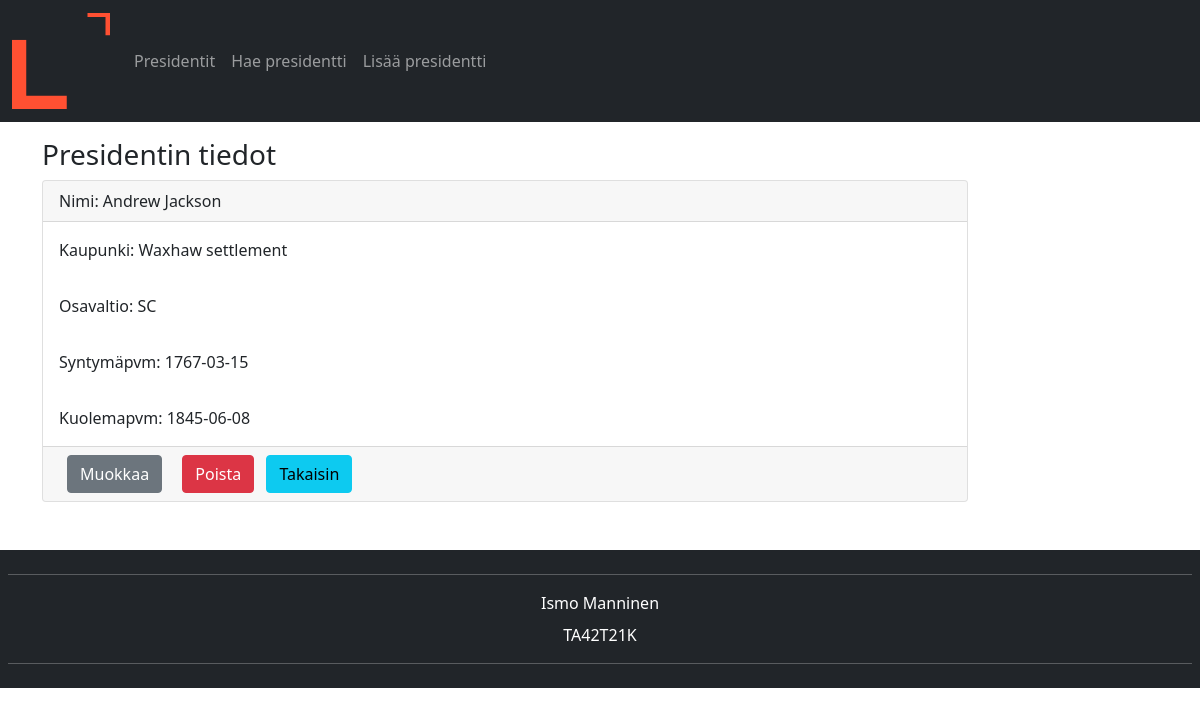
The app's page /index.php?page=data&first_name=Andrew with its own data.
### tables this page shows
CREATE TABLE `presidentti` (
  `presidentID` int(11) NOT NULL,
  `last_name` varchar(55) NOT NULL,
  `first_name` varchar(35) NOT NULL,
  `suffix` varchar(5) DEFAULT NULL,
  `city` varchar(20) NOT NULL,
  `state` varchar(2) NOT NULL,
  `birth` date NOT NULL,
  `death` date DEFAULT NULL
);

### includes/dbManagement.php (called while the page is built, shortened)
<?php
require 'dbConnect.php';
isset($_GET['page']) ? $page = $_GET['page'] : $page = '';
isset($_GET['first_name']) ? $firstName = $_GET['first_name'] : $firstName='';
isset($_GET['last_name']) ? $lastName = $_GET['last_name'] : $lastName='';
if ($page == 'all_presidents') {
  $sql = 'SELECT first_name, last_name, birth FROM presidentti ORDER BY first_name, last_name';
  $result = $conn->query($sql);
  $rowCount = mysqli_num_rows($result);
} else if ($page == 'data' || $page == 'change' || $page == 'delete') {
  $sql = "SELECT *
          FROM presidentti
          WHERE first_name = '$firstName'
          OR last_name = '$lastName'";
  $result = $conn->query($sql);
  if($result->num_rows > 0)
    $row = $result->fetch_assoc();
} else if (isset($_POST['laheta'])) {
  $firstName = $conn->real_escape_string($_POST['etunimi']);
  $lastName = $conn->real_escape_string($_POST['sukunimi']);
  $suffix = $conn->real_escape_string($_POST['paate']);
  $city = $conn->real_escape_string($_POST['kaupunki']);
  $state = $conn->real_escape_string($_POST['osavaltio']);
  $birth = $conn->real_escape_string($_POST['syntymapvm']);
  $death = $conn->real_escape_string($_POST['kuolemapvm']);
  $suffix = empty($suffix) ? "NULL" : "'$suffix'";
  $death = empty($death) ? "NULL" : "'$death'";
  $sql = "SELECT first_name, last_name
        FROM presidentti
        WHERE first_name = '$firstName'
        AND last_name = '$lastName'";
  $result = $conn->query($sql);
  $rowCount = mysqli_num_rows($result);
  if ($rowCount > 0) {
      header('location: ../index.php?page=add_president&error=president_already_exists');
  } else {
      $sql = "INSERT INTO presidentti(last_name, first_name, suffix, city, state, birth, death)
        VALUES ('$lastName','$firstName',$suffix,'$city','$state','$birth',$death)";
      if ($conn->query($sql) === true) {
          header('location: ../index.php?page=all_presidents&complete=president_added_to_database');
      } else {
          header('location: ../index.php?page=all_presidents&error=sql_insert-statement');
      }
  }
} else if(isset($_POST['lahetaMuokkaus'])) {
  $presidentId = $conn->real_escape_string($_POST['presidenttiId']);
  $firstName = $conn->real_escape_string($_POST['etunimi']);
  $lastName = $conn->real_escape_string($_POST['sukunimi']);
  $suffix = $conn->real_escape_string($_POST['paate']);
  $city = $conn->real_escape_string($_POST['kaupunki']);
  $state = $conn->real_escape_string($_POST['osavaltio']);
  $birth = $conn->real_escape_string($_POST['syntymapvm']);
  $death = $conn->real_escape_string($_POST['kuolemapvm']);
  $suffix = empty($suffix) ? "NULL" : "'$suffix'";
  $death = empty($death) ? "NULL" : "'$death'";
  $sql = "UPDATE presidentti
        SET first_name = '$firstName',
            last_name = '$lastName',
            suffix = $suffix,
            city = '$city',
            state = '$state',
            birth = '$birth',
            death = $death WHERE presidentID = $presidentId";
  if ($conn->query($sql) === true){
      header('location: ../index.php?page=data&first_name='.$firstName.'&complete=changes_saved');
  }else {
      header('location: ../index.php?page=data?error=sql_update-statement');
  }
} else if (isset($_POST['poistaPresidentti'])) {
  $presidentId = $conn->real_escape_string($_POST['presidenttiId']);
  $sql = "DELETE FROM presidentti WHERE presidentID = $presidentId";
  if($conn->query($sql) === true){
      header('location: ../index.php?page=all_presidents&complete=president_deleted');
  }else
      header('location: ../index.php?page=data?error=sql_delete-statement');
}
?>

### omatTiedot.php (the view)
<div class="container">
    <div class="row">
        <h3 class="mt-3">Presidentin tiedot</h3>
        <div class="col-md-10">
            <div class="card">
                <div class="card-header">Nimi: <?php echo $row['first_name'].' '.$row['last_name'].' '.$row['suffix'] ?></div>
                <div class="card-body">Kaupunki: <?php echo $row['city']?></div>
                <div class="card-body">Osavaltio: <?php echo $row['state']?></div>
                <div class="card-body">Syntymäpvm: <?php echo $row['birth']?> </div>
                <div class="card-body">Kuolemapvm: <?php echo $row['death']?> </div>
                <div class="card-footer">
                    <?php
                        if ($firstName <> "") {
                            echo '<a class="btn btn-secondary mx-2" href="index.php?page=change&first_name='.$row['first_name'].'">Muokkaa</a>
                                    <a class="btn btn-danger mx-2" href="index.php?page=delete&first_name='.$row['first_name'].'&presidentID='.$row['presidentID'].'">Poista</a>';
                        } elseif ($lastName <> "") {
                            echo '<a class="btn btn-secondary mx-2" href="index.php?page=change&last_name='.$row['last_name'].'">Muokkaa</a>
                                    <a class="btn btn-danger mx-2" href="index.php?page=delete&last_name='.$row['last_name'].'&presidentID='.$row['presidentID'].'">Poista</a>';
                        }
                    ?>
                    <a href="./index.php?page=search_president" class="btn btn-info">Takaisin</a>
                </div>
            </div>
        </div>
    </div>
</div>

### records on screen
presidentti: first_name "Andrew", last_name "Jackson", city "Waxhaw settlement", state "SC", birth "1767-03-15", death "1845-06-08"
